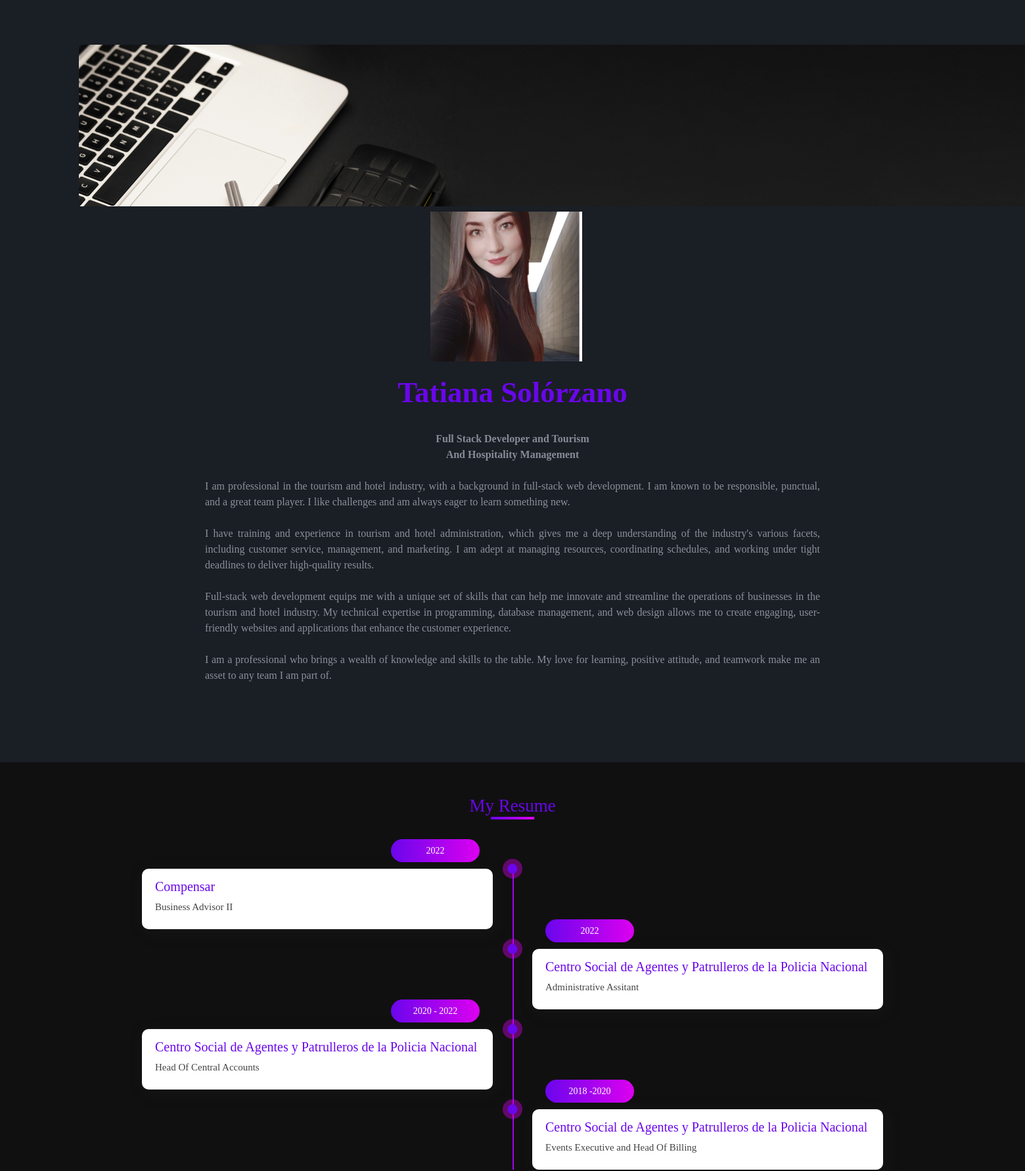
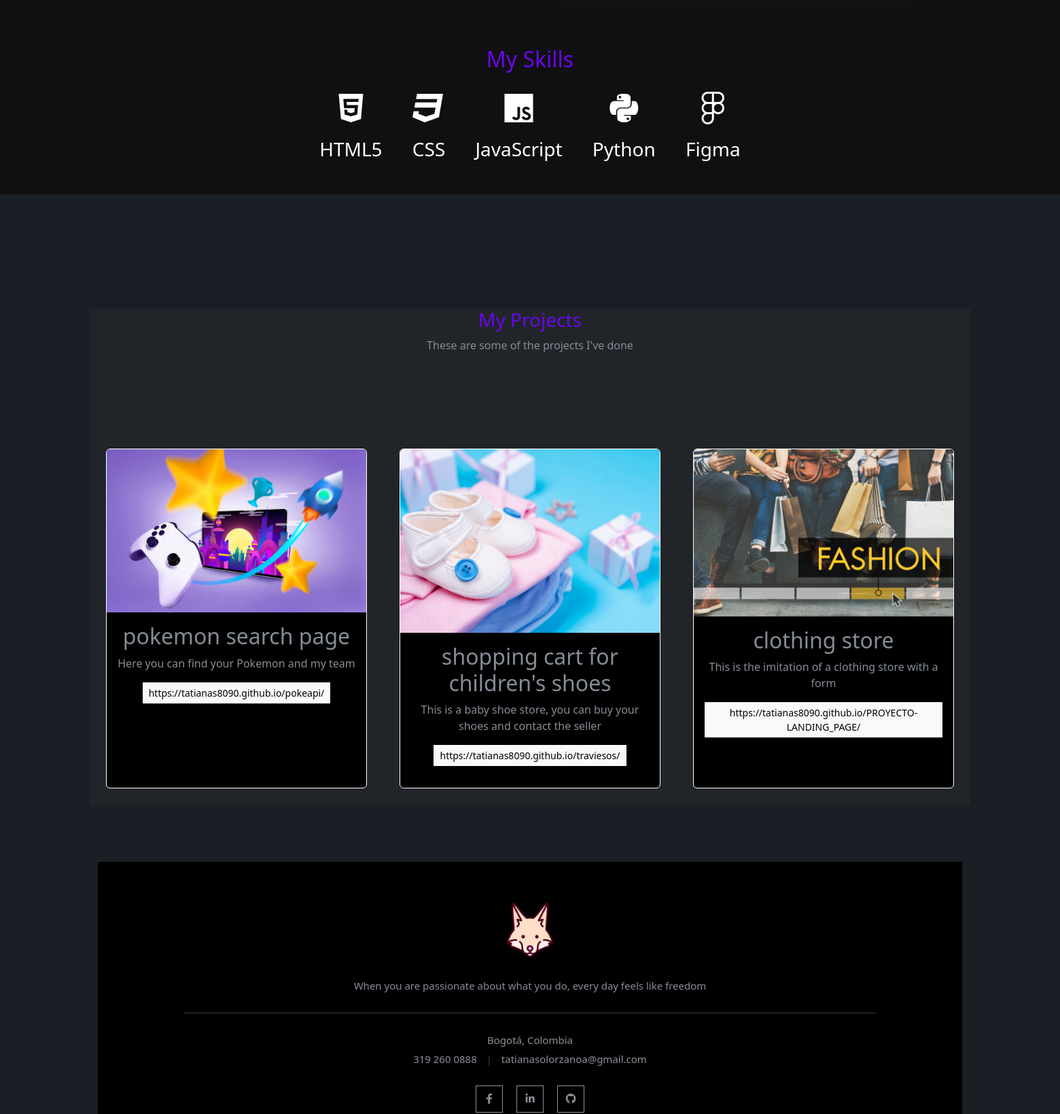
The page / (upper part) on the database its author committed (2 pictures, top to bottom).
### portfolio/models.py (models this page shows)
class project(models.Model):
    title = CharField(max_length=50)
    description = CharField(max_length=200)
    image = ImageField(upload_to="portfolio/images/")
    url = URLField(blank=True)

### portfolio/views.py (the view)
# urls.py: 2. Add a URL to urlpatterns:  path('', views.home, name='home')
def home (request):
    projects = project.objects.all()
    return render(request, 'home.html',{'projects':projects})

### portfolio/templates/home.html (shortened to what this page needs)
{% extends 'layout.html' %} {% block content %} {% load static %}
<section id="projectos">
<div class="backgroundtotal">
  <div class="row my-4 text-center row bg-dark">
  <h3 style="color:rgb(106, 6, 236);text-center;">My Projects</h3>
  <p>These are some of the projects I've done</p>
  {% for project in projects %}
 <div class="col-md-4 p-4">
  <div class="card bg-black card-project" style="border: 1px solid #ffff; cursor: pointer; height: 500px; margin-top: 100px; background: #000 !important;">
      <img src="{{project.image.url}}" class="card-img-top" />
      <div class="card-body">
        <h2>{{project.title}}</h2>
        <p>{{project.description}}</p>
        {% if project.url %}
        <a
          href="{{project.url}}"
          class="btn btn-light rounded-0 btn-sm"
          target="_blank"
          >{{project.url}}</a
        >
        {% endif %}
      </div>
    </div>
  </div>
  {% endfor %} {% endblock %}

### portfolio/static/main.css (style rules this page uses)
section { padding: 60px 0; }
section, footer { background: #1A1E25; color: #868c96; }

### portfolio/static/aboutme.css (style rules this page uses)
* { padding: 0; margin: 0; box-sizing: border-box; }

### rows shown on the page
project: image (picture), title "pokemon search page", description "Here you can find your Pokemon and my team", url "https://tatianas8090.github.io/pokeapi/"
project: image (picture), title "shopping cart for children's shoes", description "This is a baby shoe store, you can buy your shoes and contact the seller", url "https://tatianas8090.github.io/traviesos/"
project: image (picture), title "clothing store", description "This is the imitation of a clothing store with a form", url "https://tatianas8090.github.io/PROYECTO-LANDING_PAGE/"
